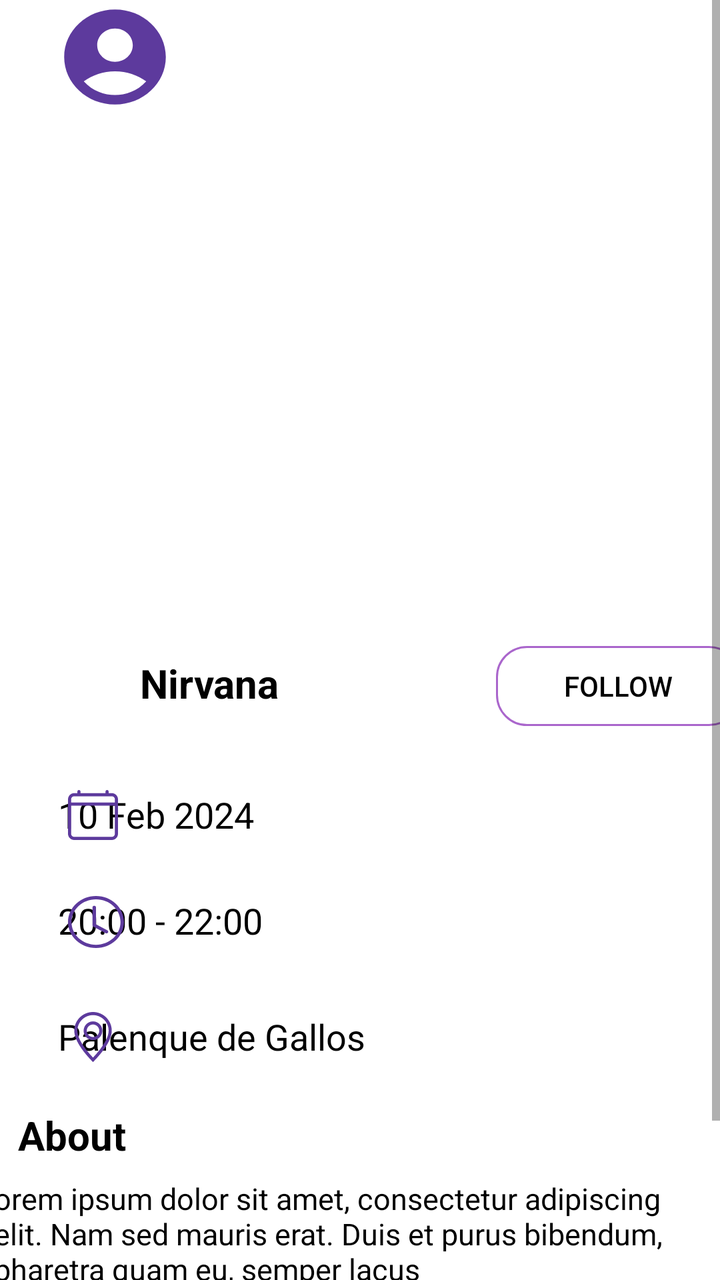
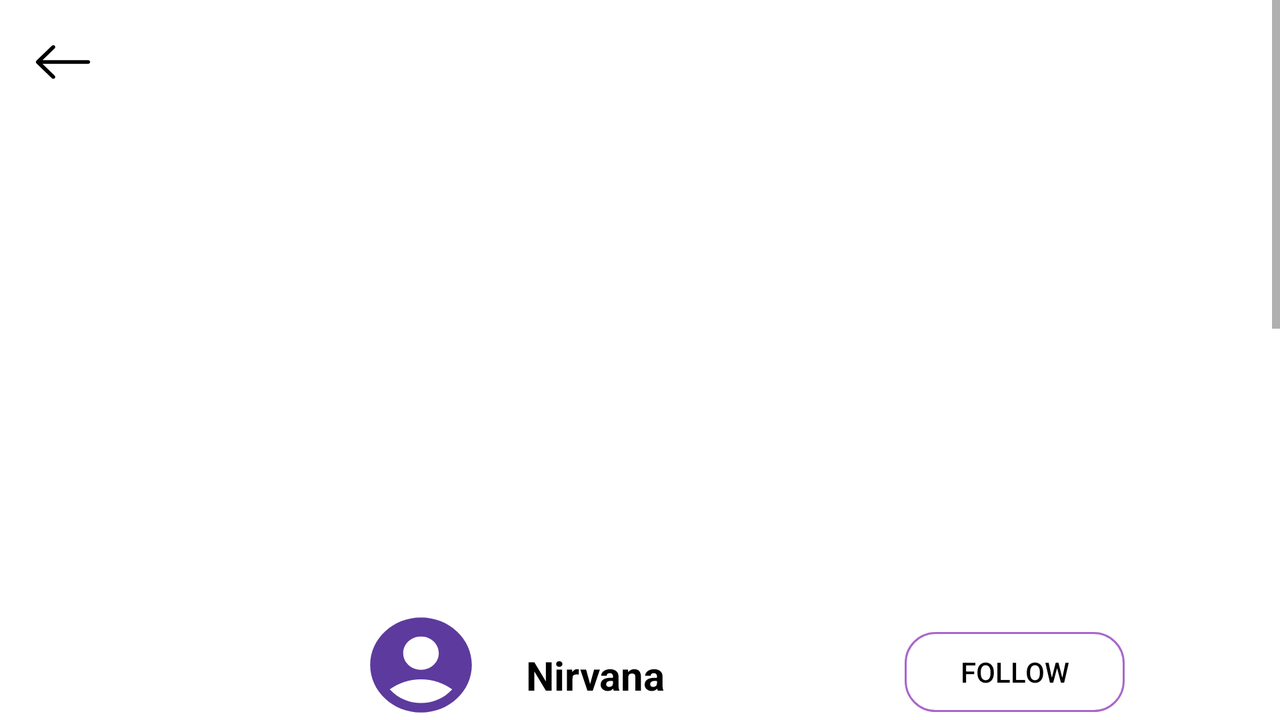

Two renders of one Android screen. The first uses the default layout on a phone; the second uses the alternative layout the repository ships for a different screen configuration, on a matching device. The two XML files are below.
<!-- AndroidManifest.xml: activity theme Theme.MyApplication.NoActionBar -->
<!-- res/layout/activity_events.xml -->
<?xml version="1.0" encoding="utf-8"?>
<ScrollView xmlns:android="http://schemas.android.com/apk/res/android"
    xmlns:app="http://schemas.android.com/apk/res-auto"
    xmlns:tools="http://schemas.android.com/tools"
    android:layout_width="match_parent"
    android:layout_height="match_parent">

    <androidx.constraintlayout.widget.ConstraintLayout
        android:layout_width="match_parent"
        android:layout_height="wrap_content">


        <com.google.android.material.imageview.ShapeableImageView
            android:id="@+id/imageView2"
            android:layout_width="438dp"
            android:layout_height="292dp"
            android:layout_marginBottom="408dp"
            android:src="@drawable/concert"
            app:layout_constraintBottom_toBottomOf="parent"
            app:layout_constraintEnd_toEndOf="parent"
            app:layout_constraintHorizontal_bias="0.518"
            app:layout_constraintStart_toStartOf="parent"
            app:layout_constraintTop_toTopOf="parent"
            app:layout_constraintVertical_bias="0.0" />

        <ImageButton
        android:id="@+id/imageButton4"
        android:layout_width="31dp"
        android:layout_height="30dp"
        android:layout_marginStart="16dp"
        android:layout_marginTop="16dp"
        android:layout_marginEnd="364dp"
        android:layout_marginBottom="685dp"
        android:background="@drawable/arrow_left"
        app:layout_constraintBottom_toBottomOf="parent"
        app:layout_constraintEnd_toEndOf="parent"
        app:layout_constraintStart_toStartOf="parent"
        app:layout_constraintTop_toTopOf="parent" />

    <TextView
        android:id="@+id/textView8"
        android:layout_width="266dp"
        android:layout_height="56dp"
        android:gravity="center"
        android:text="@string/event_title"
        android:textColor="@color/white"
        android:textSize="30sp"
        android:textStyle="bold"
        app:layout_constraintEnd_toStartOf="@+id/imageButton5"
        app:layout_constraintStart_toStartOf="parent"
        tools:layout_editor_absoluteY="241dp" />

    <ImageButton
        android:id="@+id/imageButton5"
        android:layout_width="30dp"
        android:layout_height="30dp"
        android:layout_marginEnd="104dp"
        android:background="@drawable/heart"
        app:layout_constraintEnd_toEndOf="parent"
        tools:layout_editor_absoluteY="257dp" />

    <ImageButton
        android:id="@+id/imageButton3"
        android:layout_width="61dp"
        android:layout_height="57dp"
        android:layout_marginStart="27dp"
        android:background="@drawable/account_circle"
        app:layout_constraintStart_toStartOf="parent"
        tools:layout_editor_absoluteY="313dp" />

    <TextView
        android:id="@+id/textView"
        android:layout_width="103dp"
        android:layout_height="35dp"
        android:layout_marginTop="328dp"
        android:layout_marginEnd="205dp"
        android:layout_marginBottom="368dp"
        android:text="@string/event_name_band"
        android:textColor="@color/black"
        android:textSize="20sp"
        android:textStyle="bold"
        app:layout_constraintBottom_toBottomOf="parent"
        app:layout_constraintEnd_toEndOf="parent"
        app:layout_constraintStart_toEndOf="@+id/imageButton3"
        app:layout_constraintTop_toTopOf="parent" />

    <Button
        android:id="@+id/button5"
        android:layout_width="122dp"
        android:layout_height="40dp"
        android:layout_marginStart="274dp"
        android:layout_marginTop="323dp"
        android:layout_marginEnd="16dp"
        android:background="@drawable/follow_btn"
        android:text="@string/follow"
        android:textColor="@color/black"
        app:layout_constraintEnd_toEndOf="parent"
        app:layout_constraintStart_toStartOf="parent"
        app:layout_constraintTop_toTopOf="parent" />

    <TextView
        android:id="@+id/textView9"
        android:layout_width="150dp"
        android:layout_height="28dp"
        android:layout_marginEnd="181dp"
        android:text="@string/time"
        android:textColor="@color/black"
        android:textSize="18sp"
        app:layout_constraintEnd_toEndOf="parent"
        app:layout_constraintHorizontal_bias="1.0"
        app:layout_constraintStart_toEndOf="@+id/imageButton7"
        app:layout_constraintTop_toTopOf="@+id/imageButton7" />

    <ImageButton
        android:id="@+id/imageButton7"
        android:layout_width="28dp"
        android:layout_height="26dp"
        android:layout_marginTop="28dp"
        android:background="@drawable/clock"
        app:layout_constraintEnd_toEndOf="@+id/imageButton6"
        app:layout_constraintHorizontal_bias="0.0"
        app:layout_constraintStart_toStartOf="@+id/imageButton6"
        app:layout_constraintTop_toBottomOf="@+id/imageButton6" />

    <TextView
        android:id="@+id/textView2"
        android:layout_width="150dp"
        android:layout_height="28dp"
        android:layout_marginEnd="181dp"
        android:text="@string/date"
        android:textColor="@color/black"
        android:textSize="18sp"
        app:layout_constraintEnd_toEndOf="parent"
        app:layout_constraintHorizontal_bias="1.0"
        app:layout_constraintStart_toEndOf="@+id/imageButton6"
        app:layout_constraintTop_toTopOf="@+id/imageButton6" />

    <TextView
        android:id="@+id/textView3"
        android:layout_width="224dp"
        android:layout_height="32dp"
        android:layout_marginEnd="107dp"
        android:text="@string/place"
        android:textColor="@color/black"
        android:textSize="18sp"
        app:layout_constraintEnd_toEndOf="parent"
        app:layout_constraintHorizontal_bias="1.0"
        app:layout_constraintStart_toEndOf="@+id/imageButton8"
        app:layout_constraintTop_toTopOf="@+id/imageButton8" />

    <ImageButton
        android:id="@+id/imageButton8"
        android:layout_width="25dp"
        android:layout_height="25dp"
        android:layout_marginTop="32dp"
        android:background="@drawable/geo_alt"
        app:layout_constraintEnd_toEndOf="@+id/imageButton7"
        app:layout_constraintHorizontal_bias="0.0"
        app:layout_constraintStart_toStartOf="@+id/imageButton7"
        app:layout_constraintTop_toBottomOf="@+id/imageButton7" />

    <ImageButton
        android:id="@+id/imageButton6"
        android:layout_width="25dp"
        android:layout_height="25dp"
        android:layout_marginStart="34dp"
        android:layout_marginTop="395dp"
        android:background="@drawable/calendar4_frame"
        app:layout_constraintStart_toStartOf="parent"
        app:layout_constraintTop_toTopOf="parent" />

    <TextView
        android:id="@+id/textView5"
        android:layout_width="103dp"
        android:layout_height="35dp"
        android:layout_marginStart="35dp"
        android:layout_marginTop="554dp"
        android:layout_marginEnd="274dp"
        android:layout_marginBottom="142dp"
        android:text="@string/about"
        android:textColor="@color/black"
        android:textSize="20sp"
        android:textStyle="bold"
        app:layout_constraintBottom_toBottomOf="parent"
        app:layout_constraintEnd_toEndOf="parent"
        app:layout_constraintStart_toStartOf="parent"
        app:layout_constraintTop_toTopOf="parent" />

    <TextView
        android:id="@+id/textView4"
        android:layout_width="347dp"
        android:layout_height="77dp"
        android:layout_marginTop="589dp"
        android:layout_marginEnd="29dp"
        android:layout_marginBottom="65dp"
        android:text="@string/info"
        android:textColor="@color/black"
        android:textSize="15sp"
        app:layout_constraintBottom_toBottomOf="parent"
        app:layout_constraintEnd_toEndOf="parent"
        app:layout_constraintStart_toStartOf="@+id/textView5"
        app:layout_constraintTop_toTopOf="parent" />

    <Button
        android:id="@+id/button"
        android:layout_width="143dp"
        android:layout_height="38dp"
        android:layout_marginTop="8dp"
        android:background="@drawable/custom_for_buttons"
        android:text="@string/buy"
        android:textColor="@color/white"
        app:layout_constraintEnd_toEndOf="@+id/textView4"
        app:layout_constraintHorizontal_bias="0.504"
        app:layout_constraintStart_toStartOf="@+id/textView4"
        app:layout_constraintTop_toBottomOf="@+id/textView4" />


    </androidx.constraintlayout.widget.ConstraintLayout>
</ScrollView>
<!-- resources referenced by this layout -->
<resources>
  <color name="black">#FF000000</color>
  <color name="white">#FFFFFFFF</color>
  <!-- drawable account_circle (drawable) -->
  <vector android:height="24dp" android:tint="#5d3a9d"
      android:viewportHeight="24" android:viewportWidth="24"
      android:width="24dp" xmlns:android="http://schemas.android.com/apk/res/android">
      <path
  
          android:fillColor="@android:color/white"
          android:pathData="M12,2C6.48,2 2,6.48 2,12s4.48,10 10,10s10,-4.48 10,-10S17.52,2 12,2zM12,6c1.93,0 3.5,1.57 3.5,3.5S13.93,13 12,13s-3.5,-1.57 -3.5,-3.5S10.07,6 12,6zM12,20c-2.03,0 -4.43,-0.82 -6.14,-2.88C7.55,15.8 9.68,15 12,15s4.45,0.8 6.14,2.12C16.43,19.18 14.03,20 12,20z"/>
  </vector>
  <!-- drawable arrow_left (drawable) -->
  <vector xmlns:android="http://schemas.android.com/apk/res/android"
      android:width="16dp"
      android:height="16dp"
      android:viewportWidth="16"
      android:viewportHeight="16">
    <path
        android:pathData="M15,8C15,7.724 14.776,7.5 14.5,7.5L2.707,7.5L5.854,4.354C6.049,4.158 6.049,3.842 5.854,3.646C5.658,3.451 5.342,3.451 5.146,3.646L1.146,7.646C0.951,7.842 0.951,8.158 1.146,8.354L5.146,12.354C5.342,12.549 5.658,12.549 5.854,12.354C6.049,12.158 6.049,11.842 5.854,11.646L2.707,8.5H14.5C14.776,8.5 15,8.276 15,8Z"
        android:fillColor="#000000"
        android:fillType="evenOdd"/>
  </vector>
  <!-- drawable calendar4_frame (drawable) -->
  <vector xmlns:android="http://schemas.android.com/apk/res/android"
      android:width="16dp"
      android:height="16dp"
      android:viewportWidth="16"
      android:viewportHeight="16">
    <path
        android:pathData="M3.5,0C3.776,0 4,0.224 4,0.5V1H12V0.5C12,0.224 12.224,0 12.5,0C12.776,0 13,0.224 13,0.5V1H14C15.105,1 16,1.895 16,3V14C16,15.105 15.105,16 14,16H2C0.895,16 0,15.105 0,14V3C0,1.895 0.895,1 2,1H3V0.5C3,0.224 3.224,0 3.5,0ZM2,2C1.448,2 1,2.448 1,3V4H15V3C15,2.448 14.552,2 14,2H2ZM15,5H1V14C1,14.552 1.448,15 2,15H14C14.552,15 15,14.552 15,14V5Z"
        android:fillColor="#5D3A9D"/>
  </vector>
  <!-- drawable follow_btn (drawable) -->
  <?xml version="1.0" encoding="utf-8"?>
      <shape
          xmlns:android="http://schemas.android.com/apk/res/android"
          android:shape="rectangle" >
          
          <corners
              android:radius="15dp"/>
          
          <solid
              android:color="@android:color/transparent" />
          
          <stroke
              android:width="1dip"
              android:color="@android:color/holo_purple"/>
      </shape>
  <!-- drawable heart (drawable) -->
  <vector android:height="24dp" android:tint="#FFFF"
      android:viewportHeight="24" android:viewportWidth="24"
      android:width="24dp" xmlns:android="http://schemas.android.com/apk/res/android">
      <path android:fillColor="@android:color/white" android:pathData="M16.5,3c-0.96,0 -1.9,0.25 -2.73,0.69L12,9h3l-3,10l1,-9h-3l1.54,-5.39C10.47,3.61 9.01,3 7.5,3C4.42,3 2,5.42 2,8.5c0,4.13 4.16,7.18 10,12.5c5.47,-4.94 10,-8.26 10,-12.5C22,5.42 19.58,3 16.5,3z"/>
  </vector>
  <string name="about">About</string>
  <string name="buy">Buy Ticket</string>
  <string name="date">10 Feb 2024</string>
  <string name="event_name_band">Nirvana</string>
  <string name="event_title">Nirvana Concert</string>
  <string name="follow">Follow</string>
  <string name="info">orem ipsum dolor sit amet, consectetur adipiscing elit. Nam sed mauris erat. Duis et purus bibendum, pharetra quam eu, semper lacus</string>
  <string name="place">Palenque de Gallos</string>
  <string name="time">20:00 - 22:00</string>
  <style name="Theme.MyApplication.NoActionBar">
          <item name="windowActionBar">false</item>
          <item name="windowNoTitle">true</item>
      </style>
  <color name="ColorSecundario">#401197</color>
  <color name="ColorPrincipal">#5d3a9d</color>
</resources>
<!-- res/layout-land/activity_events.xml (the author's variant of the layout above) -->
<!-- drawn on the phone turned sideways -->
<?xml version="1.0" encoding="utf-8"?>
<ScrollView xmlns:android="http://schemas.android.com/apk/res/android"
    xmlns:app="http://schemas.android.com/apk/res-auto"
    xmlns:tools="http://schemas.android.com/tools"
    android:layout_width="match_parent"
    android:layout_height="match_parent">

    <androidx.constraintlayout.widget.ConstraintLayout
        android:layout_width="match_parent"
        android:layout_height="wrap_content">


        <com.google.android.material.imageview.ShapeableImageView
            android:id="@+id/imageView2"
            android:layout_width="438dp"
            android:layout_height="292dp"
            android:layout_marginBottom="408dp"
            android:src="@drawable/concert"
            app:layout_constraintBottom_toBottomOf="parent"
            app:layout_constraintEnd_toEndOf="parent"
            app:layout_constraintHorizontal_bias="0.518"
            app:layout_constraintStart_toStartOf="parent"
            app:layout_constraintTop_toTopOf="parent"
            app:layout_constraintVertical_bias="0.0" />

        <TextView
            android:id="@+id/textView8"
            android:layout_width="266dp"
            android:layout_height="56dp"
            android:layout_marginStart="180dp"
            android:layout_marginTop="236dp"
            android:gravity="center"
            android:text="@string/event_title"
            android:textColor="@color/white"
            android:textSize="30sp"
            android:textStyle="bold"
            app:layout_constraintStart_toStartOf="parent"
            app:layout_constraintTop_toTopOf="parent" />

        <TextView
            android:id="@+id/textView"
            android:layout_width="103dp"
            android:layout_height="35dp"
            android:layout_marginStart="22dp"
            android:layout_marginTop="20dp"
            android:layout_marginEnd="192dp"
            android:text="@string/event_name_band"
            android:textColor="@color/black"
            android:textSize="20sp"
            android:textStyle="bold"
            app:layout_constraintEnd_toEndOf="parent"
            app:layout_constraintHorizontal_bias="0.0"
            app:layout_constraintStart_toEndOf="@+id/imageButton3"
            app:layout_constraintTop_toTopOf="@+id/imageButton3" />

        <ImageButton
            android:id="@+id/imageButton3"
            android:layout_width="61dp"
            android:layout_height="57dp"
            android:layout_marginStart="180dp"
            android:layout_marginTop="304dp"
            android:background="@drawable/account_circle"
            app:layout_constraintStart_toStartOf="parent"
            app:layout_constraintTop_toTopOf="parent" />

        <Button
            android:id="@+id/button5"
            android:layout_width="110dp"
            android:layout_height="40dp"
            android:layout_marginStart="61dp"
            android:layout_marginTop="316dp"
            android:layout_marginEnd="36dp"
            android:background="@drawable/follow_btn"
            android:text="@string/follow"
            android:textColor="@color/black"
            app:layout_constraintEnd_toEndOf="parent"
            app:layout_constraintHorizontal_bias="0.377"
            app:layout_constraintStart_toEndOf="@+id/textView"
            app:layout_constraintTop_toTopOf="parent" />

        <TextView
            android:id="@+id/textView9"
            android:layout_width="150dp"
            android:layout_height="28dp"
            android:layout_marginStart="36dp"
            android:layout_marginEnd="163dp"
            android:text="@string/time"
            android:textColor="@color/black"
            android:textSize="18sp"
            app:layout_constraintEnd_toEndOf="parent"
            app:layout_constraintHorizontal_bias="0.155"
            app:layout_constraintStart_toEndOf="@+id/imageButton7"
            app:layout_constraintTop_toTopOf="@+id/imageButton7" />

        <ImageButton
            android:id="@+id/imageButton7"
            android:layout_width="28dp"
            android:layout_height="26dp"
            android:layout_marginTop="28dp"
            android:background="@drawable/clock"
            app:layout_constraintEnd_toEndOf="@+id/imageButton6"
            app:layout_constraintHorizontal_bias="0.0"
            app:layout_constraintStart_toStartOf="@+id/imageButton6"
            app:layout_constraintTop_toBottomOf="@+id/imageButton6" />

        <TextView
            android:id="@+id/textView2"
            android:layout_width="150dp"
            android:layout_height="28dp"
            android:layout_marginStart="42dp"
            android:layout_marginEnd="160dp"
            android:text="@string/date"
            android:textColor="@color/black"
            android:textSize="18sp"
            app:layout_constraintEnd_toEndOf="parent"
            app:layout_constraintHorizontal_bias="0.139"
            app:layout_constraintStart_toEndOf="@+id/imageButton6"
            app:layout_constraintTop_toTopOf="@+id/imageButton6" />

        <TextView
            android:id="@+id/textView3"
            android:layout_width="224dp"
            android:layout_height="32dp"
            android:layout_marginStart="40dp"
            android:layout_marginEnd="88dp"
            android:text="@string/place"
            android:textColor="@color/black"
            android:textSize="18sp"
            app:layout_constraintEnd_toEndOf="parent"
            app:layout_constraintHorizontal_bias="0.15"
            app:layout_constraintStart_toEndOf="@+id/imageButton8"
            app:layout_constraintTop_toTopOf="@+id/imageButton8" />

        <TextView
            android:id="@+id/textView7"
            android:layout_width="224dp"
            android:layout_height="32dp"
            android:layout_marginStart="40dp"
            android:layout_marginEnd="88dp"
            android:text="500"
            android:textColor="@color/black"
            android:textSize="18sp"
            app:layout_constraintEnd_toEndOf="parent"
            app:layout_constraintHorizontal_bias="0.15"
            app:layout_constraintStart_toEndOf="@+id/imageButton9"
            app:layout_constraintTop_toTopOf="@+id/imageButton9" />

        <ImageButton
            android:id="@+id/imageButton8"
            android:layout_width="25dp"
            android:layout_height="25dp"
            android:layout_marginTop="32dp"
            android:background="@drawable/geo_alt"
            app:layout_constraintEnd_toEndOf="@+id/imageButton7"
            app:layout_constraintHorizontal_bias="0.0"
            app:layout_constraintStart_toStartOf="@+id/imageButton7"
            app:layout_constraintTop_toBottomOf="@+id/imageButton7" />

        <ImageButton
            android:id="@+id/imageButton6"
            android:layout_width="25dp"
            android:layout_height="25dp"
            android:layout_marginStart="192dp"
            android:layout_marginTop="396dp"
            android:background="@drawable/calendar4_frame"
            app:layout_constraintStart_toStartOf="parent"
            app:layout_constraintTop_toTopOf="parent" />

        <ImageButton
            android:id="@+id/imageButton9"
            android:layout_width="25dp"
            android:layout_height="25dp"
            android:layout_marginTop="24dp"
            android:background="@drawable/baseline_attach_money_24"
            app:layout_constraintEnd_toEndOf="@+id/imageButton8"
            app:layout_constraintHorizontal_bias="0.0"
            app:layout_constraintStart_toStartOf="@+id/imageButton8"
            app:layout_constraintTop_toBottomOf="@+id/imageButton8" />

        <TextView
            android:id="@+id/textView4"
            android:layout_width="327dp"
            android:layout_height="69dp"
            android:layout_marginStart="12dp"
            android:layout_marginTop="637dp"
            android:layout_marginBottom="82dp"
            android:text="@string/info"
            android:textColor="@color/black"
            android:textSize="15sp"
            app:layout_constraintBottom_toBottomOf="parent"
            app:layout_constraintStart_toStartOf="@+id/textView5"
            app:layout_constraintTop_toTopOf="parent"
            app:layout_constraintVertical_bias="1.0" />

        <TextView
            android:id="@+id/textView5"
            android:layout_width="103dp"
            android:layout_height="35dp"
            android:layout_marginStart="192dp"
            android:layout_marginBottom="148dp"
            android:text="@string/about"
            android:textColor="@color/black"
            android:textSize="20sp"
            android:textStyle="bold"
            app:layout_constraintBottom_toBottomOf="parent"
            app:layout_constraintStart_toStartOf="parent" />

        <Button
            android:id="@+id/button"
            android:layout_width="143dp"
            android:layout_height="38dp"
            android:layout_marginStart="134dp"
            android:layout_marginTop="733dp"
            android:layout_marginEnd="134dp"
            android:layout_marginBottom="17dp"
            android:background="@drawable/custom_for_buttons"
            android:text="@string/buy"
            android:textColor="@color/white"
            app:layout_constraintBottom_toBottomOf="parent"
            app:layout_constraintEnd_toEndOf="parent"
            app:layout_constraintStart_toStartOf="parent"
            app:layout_constraintTop_toTopOf="parent" />

        <Space
            android:id="@+id/spaceBelowButton"
            android:layout_width="wrap_content"
            android:layout_height="16dp"
            app:layout_constraintEnd_toEndOf="parent"
            app:layout_constraintStart_toStartOf="parent"
            app:layout_constraintTop_toBottomOf="@+id/button"
            app:layout_constraintVertical_bias="1" />

        <ImageButton
            android:id="@+id/imageButton5"
            android:layout_width="30dp"
            android:layout_height="30dp"
            android:layout_marginTop="12dp"
            android:background="@drawable/heart"
            app:layout_constraintEnd_toEndOf="parent"
            app:layout_constraintHorizontal_bias="0.33"
            app:layout_constraintStart_toEndOf="@+id/textView8"
            app:layout_constraintTop_toTopOf="@+id/textView8" />

        <ImageButton
            android:id="@+id/imageButton4"
            android:layout_width="31dp"
            android:layout_height="30dp"
            android:layout_marginStart="16dp"
            android:layout_marginTop="16dp"
            android:background="@drawable/arrow_left"
            app:layout_constraintStart_toStartOf="parent"
            app:layout_constraintTop_toTopOf="parent" />

        <androidx.constraintlayout.widget.Guideline
            android:id="@+id/guideline"
            android:layout_width="wrap_content"
            android:layout_height="wrap_content"
            android:orientation="horizontal"
            app:layout_constraintGuide_begin="255dp" />


    </androidx.constraintlayout.widget.ConstraintLayout>
</ScrollView>
